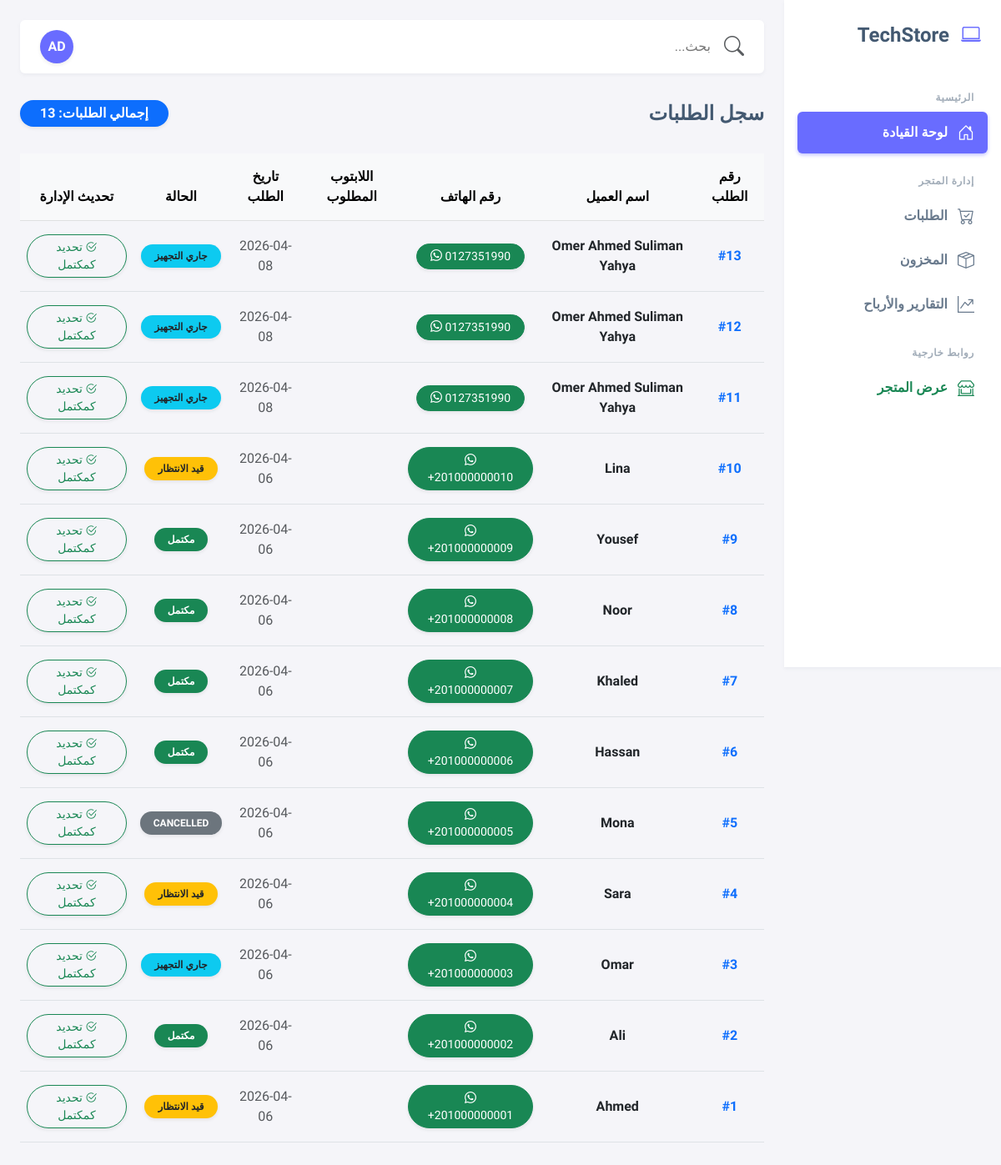
The page /dashboard/orders/ (signed in) on the database as committed earlier.
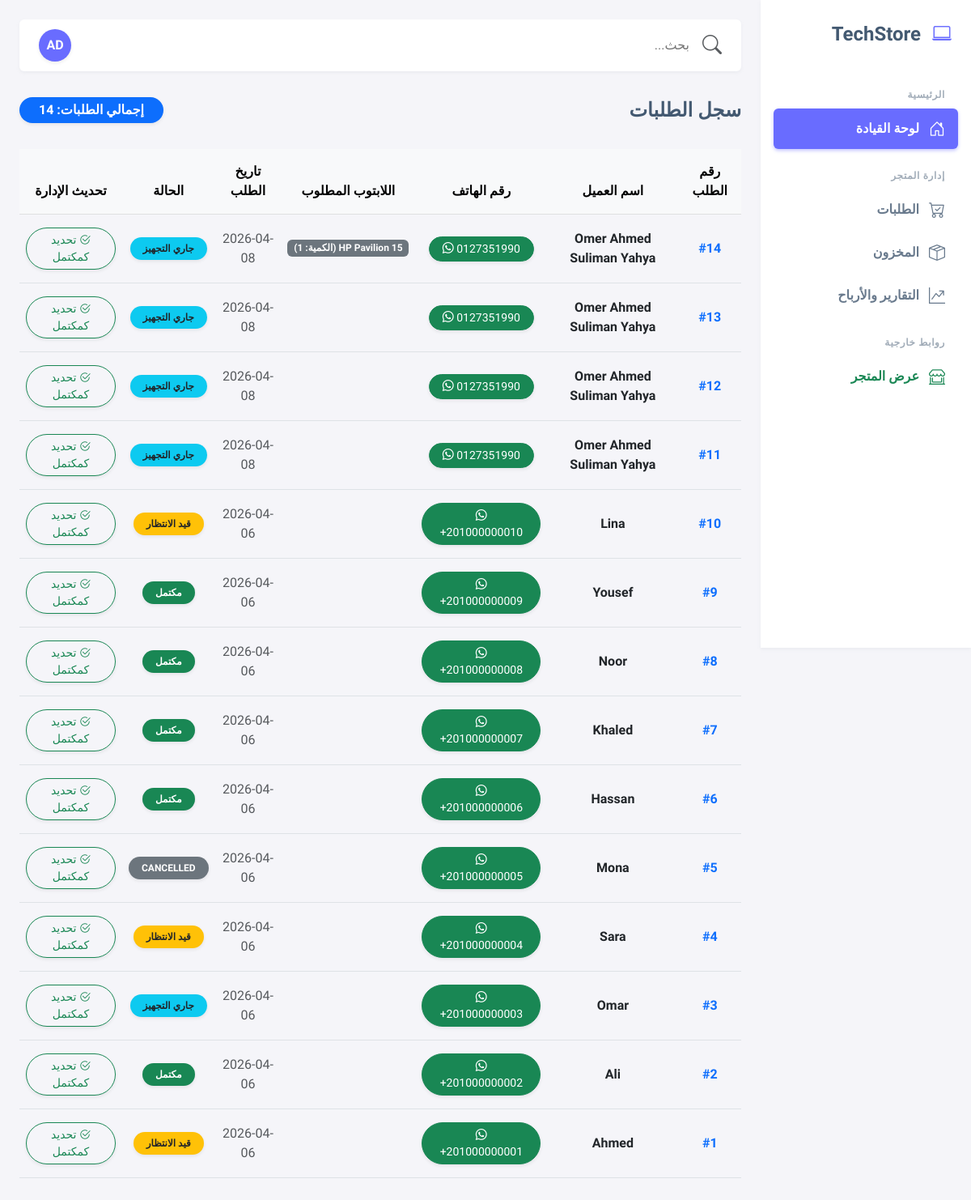
The same page on the database as committed later.
### products/models.py (models this page shows, shortened)
class Order(models.Model):
    class Status(models.TextChoices):
        Pending='PENDING',"Pending"
        InProgress='INPROGRESS','In Progress'
        Completed='COMPLETED','Completed'
        Cancelled='CANCELLED','Cancelled'
    name=models.CharField(max_length=255)
    phone=PhoneNumberField()
    date_order=models.DateTimeField(auto_now_add=True)
    status=models.CharField(choices=Status.choices,default=Status.InProgress)
    address=models.CharField(max_length=255,blank=True,null=True)
    grand_total=models.DecimalField(max_digits=10,decimal_places=2,blank=True,null=True)

class OrderItem(models.Model):
    product=models.ForeignKey(Product,related_name='orders',on_delete=models.CASCADE)
    total_price=models.DecimalField(max_digits=10,decimal_places=2,blank=True,null=True)
    quantity=models.IntegerField(default=0)
    order=models.ForeignKey(Order,on_delete=models.CASCADE,related_name='items')

### products/views.py (the view)
# urls.py: path("dashboard/orders/",dashboard_orders_view,name="dashboard_orders"),
@staff_member_required
def dashboard_orders_view(request):
    orders=Order.objects.all().order_by("-date_order")
    return render(request,'products/dashboard_orders.html',{"orders":orders})

### products/context_processors.py (called while the page is built)
def store_settings_context(request):
    setting_object = cache.get_or_set(
        'site_settings_cache',          # اسم الورقة الصغيرة (مفتاح الكاش)
        StoreSetting.objects.first(),   # من أين نجلب البيانات لو الورقة فارغة؟
        timeout=60 * 60 * 24            # مدة الاحتفاظ بالورقة بالثواني (هنا 24 ساعة)
    )
    return {'site_settings': setting_object}

### templates/products/dashboard_orders.html (shortened to what this page needs)
{% extends 'dashboard_base.html' %}
{% block dashboard_content %}
<div class="d-flex justify-content-between align-items-center pb-2 mb-4">
    <h2 class="h4 fw-bold mb-0">سجل الطلبات</h2>
    <span class="badge bg-primary rounded-pill px-4 py-2 fs-6 shadow-sm">إجمالي الطلبات: {{ orders.count }}</span>
</div>
<div class="dash-card mb-4 overflow-hidden">
    <div class="card-body p-0">
        <div class="table-responsive">
            <table class="table table-hover align-middle mb-0 text-center">
                <thead class="table-light">
                    <tr>
                        <th class="py-3">رقم الطلب</th>
                        <th class="py-3">اسم العميل</th>
                        <th class="py-3">رقم الهاتف</th>
                        <th class="py-3">اللابتوب المطلوب</th>
                        <th class="py-3">تاريخ الطلب</th>
                        <th class="py-3">الحالة</th>
                        <th class="py-3">تحديث الإدارة</th>
                    </tr>
                </thead>
                <tbody class="border-top-0">
                    {% for order in orders %}
                    <tr>
                        <td class="fw-bold text-primary py-3">#{{ order.id }}</td>
                        <td class="fw-bold text-dark py-3">{{ order.name }}</td>
                        <td dir="ltr" class="py-3">
                            <a href="https://wa.me/{{ order.phone }}" target="_blank" class="btn btn-sm btn-success rounded-pill px-3 shadow-sm">
                                <i class="bi bi-whatsapp"></i> {{ order.phone }}
                            </a>
                        </td>
                        <td>
                        {% for item in order.items.all %}
                        <span class="badge bg-secondary mb-1">{{ item.product.name }} (الكمية: {{ item.quantity }})</span><br>
                        {% endfor %}
                        </td>
                        <td class="text-muted py-3">{{ order.date_order|date:"Y-m-d" }}</td>
                        <td class="py-3">
                            {% if order.status == 'PENDING' %}
                                <span class="badge bg-warning text-dark rounded-pill px-3 py-2 shadow-sm">قيد الانتظار</span>
                            {% elif order.status == 'INPROGRESS' %}
                                <span class="badge bg-info text-dark rounded-pill px-3 py-2 shadow-sm">جاري التجهيز</span>
                            {% elif order.status == 'COMPLETED' %}
                                <span class="badge bg-success rounded-pill px-3 py-2 shadow-sm">مكتمل</span>
                            {% else %}
                                <span class="badge bg-secondary rounded-pill px-3 py-2 shadow-sm">{{ order.status }}</span>
                            {% endif %}
                        </td>
                        <td class="py-3">
                            <a href="{% url 'complete_order' order.id %}" class="btn btn-sm btn-outline-success rounded-pill px-3 shadow-sm">
                                <i class="bi bi-check2-circle"></i> تحديد كمكتمل
                            </a>
                        </td>
                    </tr>
                    {% endfor %}
                </tbody>
            </table>
        </div>
    </div>
</div>
{% endblock %}

Rows that differ between the two databases and show on the page:
added Order: id "14", name "Omer Ahmed Suliman Yahya", phone "0127351990", date_order "2026-04-08", status "جاري التجهيز"
added OrderItem: quantity "1"
Other text that changed with them:
{{ orders.count }}: "13" → "14"
